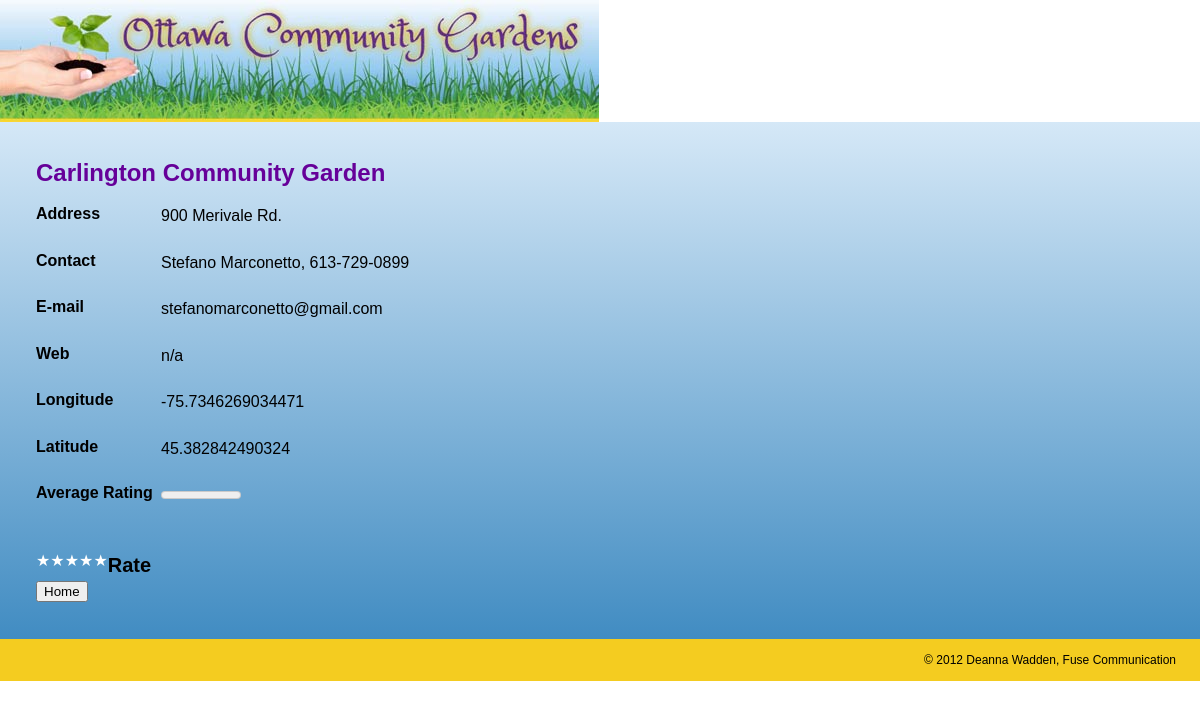
Screenshot of /single.php?id=3 with the database file from the repository.
### tables this page shows
CREATE TABLE IF NOT EXISTS `garden_locations` (
  `id` int(11) NOT NULL AUTO_INCREMENT,
  `name` varchar(255) NOT NULL,
  `street_address` text NOT NULL,
  `longitude` double NOT NULL,
  `latitude` double NOT NULL,
  `rate_count` int(11) NOT NULL,
  `rate_total` int(11) NOT NULL,
  `contact` varchar(80) NOT NULL,
  `email` varchar(50) NOT NULL,
  `url` varchar(50) NOT NULL,
  PRIMARY KEY (`id`)
);

### single.php (the view, shortened to what this page needs)
<?php
$id = filter_input(INPUT_GET, 'id', FILTER_SANITIZE_NUMBER_INT);
require_once 'includes/db.php';
$sql = $db->prepare('
	SELECT id, name, street_address, contact, email, url, longitude, latitude,  rate_count, rate_total
	FROM garden_locations
	WHERE id = :id
');
$sql->bindValue(':id', $id, PDO::PARAM_INT);
$sql->execute();
$garden = $sql->fetch();
if ($garden['rate_count'] > 0) {
	$rating = round($garden['rate_total'] / $garden['rate_count']);
} else {
	$rating = 0;
}
$cookie = get_rate_cookie();
include_once 'includes/wrapper-top.php';
?>
<div id="single-info">
	<h1><?php echo $garden['name']; ?></h1>
	<dl>
		<dt>Address</dt><dd><?php echo $garden['street_address']; ?></dd>
		<dt>Contact</dt><dd><?php echo $garden['contact']; ?></dd>
		<dt>E-mail</dt><dd><?php echo $garden['email']; ?></dd>
		<dt>Web</dt><dd><?php echo $garden['url']; ?></dd>
		<dt>Longitude</dt><dd><?php echo $garden['longitude']; ?></dd>
		<dt>Latitude</dt><dd><?php echo $garden['latitude']; ?></dd>
		<dt>Average Rating</dt><dd><meter value="<?php echo $rating; ?>" min="0" max="5"><?php echo $rating; ?> out of 5</meter></dd>
	</dl>
	<?php if (isset($cookie[$id])) : ?>
	<h2>Your rating</h2>
	<ol class="rater rater-usable clearfix">
		<?php for ($i = 1; $i <= 5; $i++) : ?>
			<?php $class = ($i <= $cookie[$id]) ? 'is-rated' : ''; ?>
			<li class="rater-level <?php echo $class; ?>">★</li>
		<?php endfor; ?>
	</ol>
	<?php else : ?>
	<h2>Rate</h2>
	<ol class="rater rater-usable">
		<?php for ($i = 1; $i <= 5; $i++) : ?>
		<li class="rater-level"><a href="rate.php?id=<?php echo $garden['id']; ?>&rate=<?php echo $i; ?>">★</a></li>
		<?php endfor; ?>
	</ol>
	<div>
		<button id="home">Home</button>
	</div>
	<?php endif; ?>
</div>
<?php
include_once 'includes/wrapper-bottom.php';
?>

### css/public.css (style rules this page uses)
html { margin: 0; padding:0; }
body { margin: 0; padding:0; min-width: 320 px; font: normal 100%/1.5 "Trebuchet MS", Arial, Helvetica, sans-serif; }
#single-info { margin: 0; padding: 3%; width: 94%; background: #d5e8f7; background: -moz-linear-gradient(top, #d5e8f7 0%, #418cc2 100%); background: -webkit-gradient(linear, left top, left bottom, color-stop(0%,#d5e8f7), color-stop(100%,#418cc2)); background: -webkit-linear-gradient(top, #d5e8f7 0%,#418cc2 100%); background: -o-linear-gradient(top, #d5e8f7 0%,#418cc2 100%); background: -ms-linear-gradient(top, #d5e8f7 0%,#418cc2 100%); background: linear-gradient(top, #d5e8f7 0%,#418cc2 100%); filter: progid:DXImageTransform.Microsoft.gradient( startColorstr='#d5e8f7', endColorstr='#418cc2',GradientType=0 ); }
#single-info h1 { margin: 0; padding: 0; color: #660099; font: bold 1.5em/1.25 "Trebuchet MS", Arial, Helvetica, sans-serif; }
#single-info h2 { margin: 0; padding: 0; display: inline; font: bold 1.25em/1.25 "Trebuchet MS", Arial, Helvetica, sans-serif; }
#single-info ol { margin: 0; padding: 0; display: inline; }
dl { display: inline-block; width: 100%; }
dt { margin: 0; padding: 0; clear: both; width: 100%; display: block; float: left; font-weight: bold; line-height: 1.25 }
dd { margin: 0; padding-bottom: 2%; clear: right; display: inline; float: left; }
ol.rater { margin: 0; padding: 0; display: inline; list-style-type: none; }
.rater { display: inline-block; margin: 0; padding: 0; vertical-align: middle; list-style-type: none; line-height: 1; }
.rater-level { float: left; color: #fff; }
.rater-level a, .rater-level a:link, .rater-level a:visited { color: #fff; text-decoration: none }
@media screen and (min-width: 1000px) { #single-info { margin: 0; padding: 3%; width: 94%; background: #d5e8f7; background: -moz-linear-gradient(top, #d5e8f7 0%, #418cc2 100%); background: -webkit-gradient(linear, left top, left bottom, color-stop(0%,#d5e8f7), color-stop(100%,#418cc2)); background: -webkit-linear-gradient(top, #d5e8f7 0%,#418cc2 100%); background: -o-linear-gradient(top, #d5e8f7 0%,#418cc2 100%); background: -ms-linear-gradient(top, #d5e8f7 0%,#418cc2 100%); background: linear-gradient(top, #d5e8f7 0%,#418cc2 100%); filter: progid:DXImageTransform.Microsoft.gradient( startColorstr='#d5e8f7', endColorstr='#418cc2',GradientType=0 ); } }
@media screen and (min-width: 1000px) { #single-info h1 { margin: 0; padding: 0; color: #660099; font: bold 1.5em/1.25 "Trebuchet MS", Arial, Helvetica, sans-serif; } }
@media screen and (min-width: 1000px) { dl { display: inline-block; width: 100%; } }
@media screen and (min-width: 1000px) { dt { margin: 0; padding: 0; clear: both; width: 125px; display: inline; float: left; font-weight: bold; } }
@media screen and (min-width: 1000px) { dd { margin: 0; padding-bottom: 2%; clear: right; display: inline; float: left; } }

### rows the page displays
garden_locations: name "Carlington Community Garden", street_address "900 Merivale Rd.", contact "Stefano Marconetto, 613-729-0899", email "stefanomarconetto@gmail.com", url "n/a", longitude "-75.7346269034471", latitude "45.382842490324"
